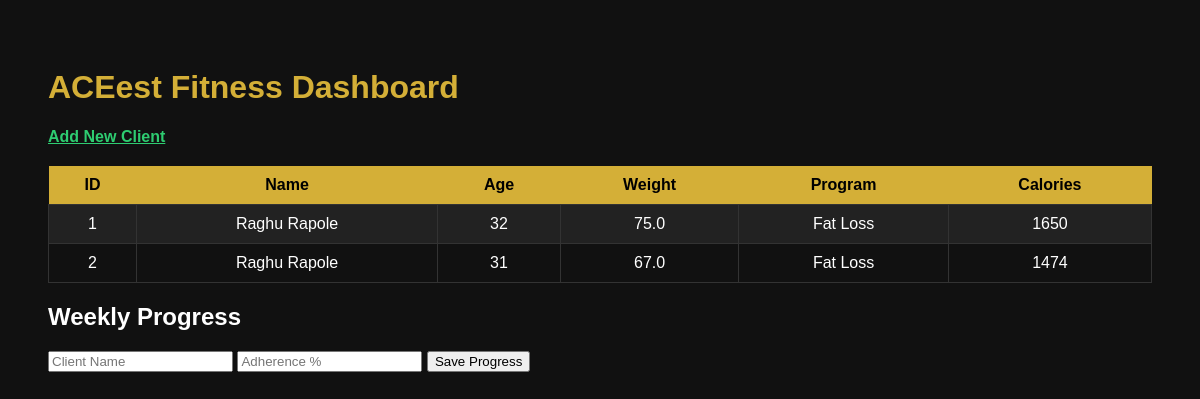
Page /dashboard on the earlier database version.
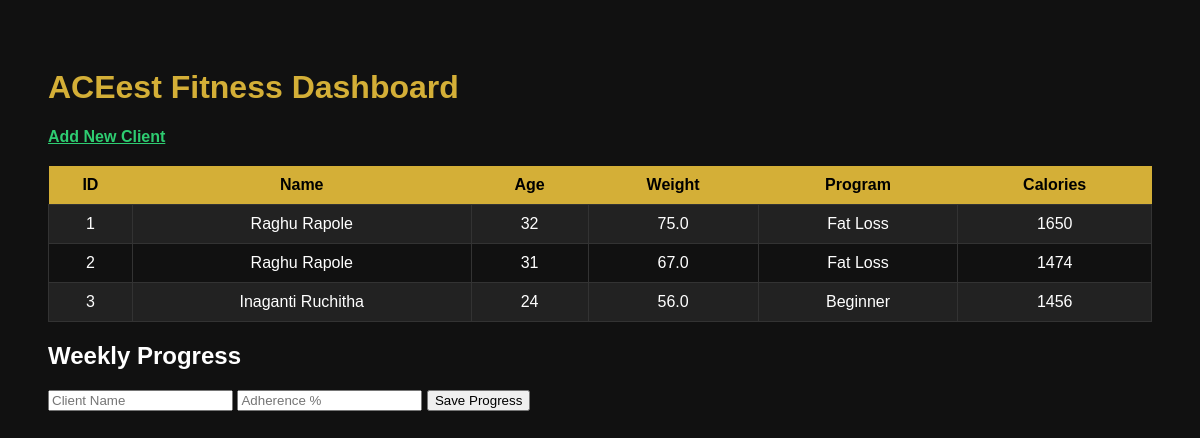
Same page on the later database version.
### tables this page shows
CREATE TABLE clients(
        id INTEGER PRIMARY KEY AUTOINCREMENT,
        name TEXT,
        age INTEGER,
        weight REAL,
        program TEXT,
        calories INTEGER
    );

### app.py (the view)
@app.route("/dashboard")
def dashboard():
    conn = get_db()
    cur = conn.cursor()
    cur.execute("SELECT * FROM clients")
    clients = cur.fetchall()
    conn.close()
    return render_template("dashboard.html", clients=clients)

### app.py (called while the page is built)
def get_db():
    return sqlite3.connect("database.db")

### templates/dashboard.html (shortened to what this page needs)
<!DOCTYPE html>
<html>
<head>
<link rel="stylesheet" href="/static/styles.css">
</head>
<body>
<h1>ACEest Fitness Dashboard</h1>
<a href="/">Add New Client</a>
<table>
<tr>
<th>ID</th>
<th>Name</th>
<th>Age</th>
<th>Weight</th>
<th>Program</th>
<th>Calories</th>
</tr>
{% for c in clients %}
<tr>
<td>{{c[0]}}</td>
<td>{{c[1]}}</td>
<td>{{c[2]}}</td>
<td>{{c[3]}}</td>
<td>{{c[4]}}</td>
<td>{{c[5]}}</td>
</tr>
{% endfor %}
</table>
<h2>Weekly Progress</h2>
<form action="/save_progress" method="post">
<input type="text" name="name" placeholder="Client Name">
<input type="number" name="adherence" placeholder="Adherence %">
<button type="submit">Save Progress</button>
</form>
</body>
</html>

### static/styles.css (style rules this page uses)
body { font-family: Arial; background:#111; color:white; padding:40px; }
h1 { color:#d4af37; }
table { width:100%; border-collapse: collapse; margin-top:20px; }
th { background:#d4af37; color:black; padding:10px; }
td { border:1px solid #333; padding:10px; text-align:center; }
tr:nth-child(even) { background:#222; }
a { color:#2ecc71; font-weight:bold; }

Differences in the rows shown:
added clients: id "3", name "Inaganti Ruchitha", age "24", weight "56.0", program "Beginner", calories "1456"
